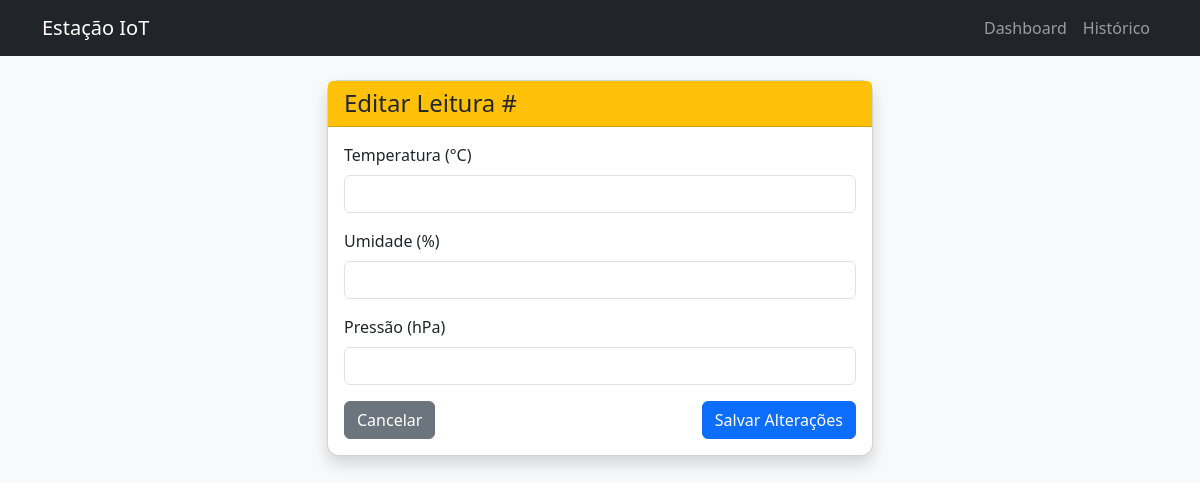
Before: /leituras/184/editar with the older database file.
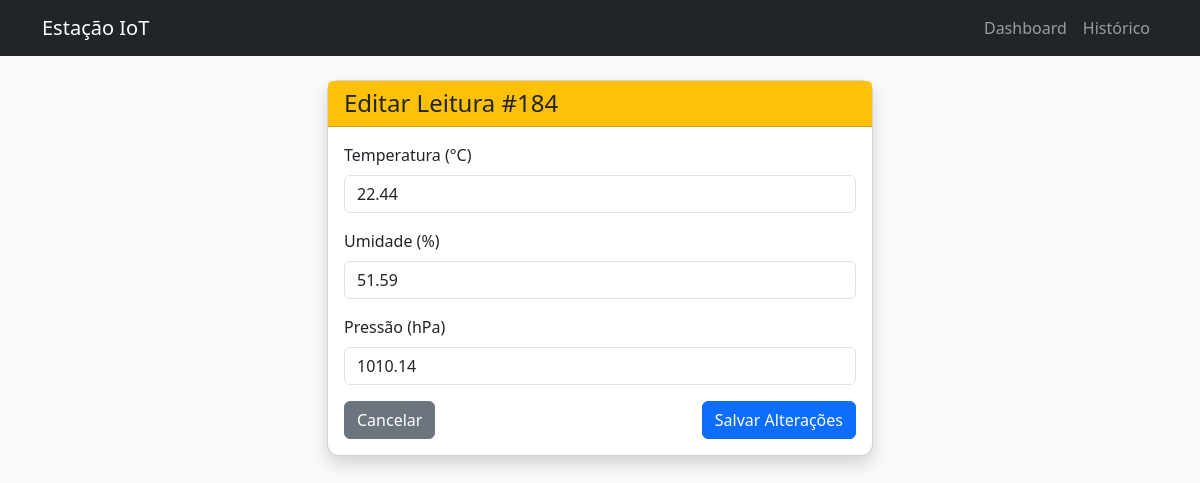
After: the same page with the newer database file.
### tables this page shows
CREATE TABLE leituras (
    id INTEGER PRIMARY KEY AUTOINCREMENT,
    temperatura REAL NOT NULL,
    umidade REAL NOT NULL,
    pressao REAL,
    localizacao TEXT DEFAULT 'Lab',
    timestamp DATETIME DEFAULT (datetime('now', 'localtime'))
);

### app.py (the view)
@app.route('/leituras/<int:id>/editar')
def editar_form(id):
    conn = database.get_db_connection()
    leitura = conn.execute('SELECT * FROM leituras WHERE id = ?', (id,)).fetchone()
    conn.close()
    return render_template('editar.html', leitura=leitura)

### database.py (called while the page is built)
def get_db_connection():
    conn = sqlite3.connect(DATABASE, timeout=10) # [cite: 130]
    conn.execute('PRAGMA journal_mode=WAL')      # [cite: 131]
    conn.execute('PRAGMA busy_timeout=5000')     # [cite: 132]
    conn.row_factory = sqlite3.Row               # [cite: 133]
    return conn

### templates/editar.html (shortened to what this page needs)
{% extends "base.html" %}
{% block content %}
<div class="row justify-content-center">
    <div class="col-md-6">
        <div class="card shadow">
            <div class="card-header bg-warning text-dark">
                <h4 class="mb-0">Editar Leitura #{{ leitura.id }}</h4>
            </div>
            <div class="card-body">
                <form id="editForm">
                    <div class="mb-3">
                        <label class="form-label">Temperatura (°C)</label>
                        <input type="number" step="0.1" class="form-control" id="temp" value="{{ leitura.temperatura }}" required>
                    </div>
                    <div class="mb-3">
                        <label class="form-label">Umidade (%)</label>
                        <input type="number" step="0.1" class="form-control" id="umid" value="{{ leitura.umidade }}" required>
                    </div>
                    <div class="mb-3">
                        <label class="form-label">Pressão (hPa)</label>
                        <input type="number" step="0.1" class="form-control" id="pressao" value="{{ leitura.pressao }}">
                    </div>
                    <div class="d-flex justify-content-between">
                        <a href="/leituras" class="btn btn-secondary">Cancelar</a>
                        <button type="submit" class="btn btn-primary">Salvar Alterações</button>
                    </div>
                </form>
            </div>
        </div>
    </div>
</div>
{% endblock %}

Changed rows visible on the page:
added leituras: id "184", temperatura "22.44", umidade "51.59", pressao "1010.14"
